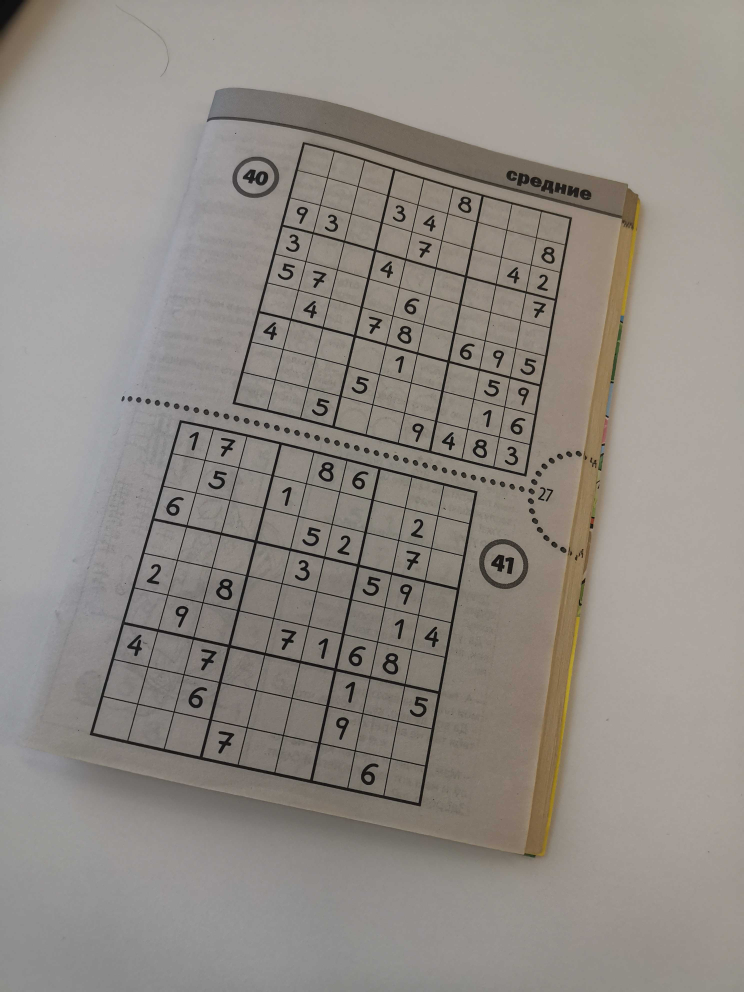
#> input picture train_2.jpg, 2976 x 3968 px (shown at 1/4 size)
$ jupyter execute --allow-errors sudoku.ipynb
#> lines starting #> are read from the running program, lines starting #| are printed output that depends on the picture; after the words box and inside, x2 and y2 are one past the last pixel; in counts of white or black regions, pixels touching at a corner belong together
[cell 1]
import joblib

import numpy as np
from numpy import logical_and as land
from numpy import logical_not as lnot
from skimage.feature import canny
from skimage.transform import rescale, ProjectiveTransform, warp
from skimage.morphology import dilation, disk
import cv2
from scipy.signal import convolve2d
from scipy import stats
from skimage.measure import label
from skimage.transform import rotate
from imutils import contours
import sklearn
from sklearn.neighbors import KNeighborsClassifier
import pickle

[cell 2]
import matplotlib.pyplot as plt

def show(image):
    plt.figure(figsize=(10, 10))
    plt.imshow(image, cmap='gray')
    plt.axis('off')

[cell 3]
pkl_filename = "pickle_model.pkl"
#> (the rest of this cell did not finish here and is left out)

[cell 4]
# [8 lines left out: function get_gaussian_kernel, not called in this run]

[cell 5]
# [42 lines left out: functions harris_theta, get_corners_indices, not called in this run]

[cell 6]
def contour_filter(contours, hierarchy, minArea):
    cnts1 = []
    for i in range(len(contours)):
        if hierarchy[0][i][3] == -1 and cv2.contourArea(contours[i]) > minArea:
            cnts1.append(contours[i])
    return cnts1

# Detect contours
def detect_contours(img, minArea):
    contours, hierarchy = cv2.findContours(img,
                                            cv2.RETR_EXTERNAL,
                                            cv2.CHAIN_APPROX_SIMPLE)

    cnts = contour_filter(contours, hierarchy, minArea)

    #draw contours
    cv2.drawContours(img, cnts, -1, (255,0,0), 3)
    cv2.imwrite('cnts.png', img)
    return cnts, hierarchy, img

[cell 7]
def img_proccess(img):

    img = cv2.cvtColor(img, cv2.COLOR_BGR2GRAY)

    kernel = np.ones((9,9),np.uint8)
    # Otsu's thresholding after Gaussian filtering
    blur = cv2.GaussianBlur(img,(3,3),0)
    th = cv2.adaptiveThreshold(blur, 255, cv2.ADAPTIVE_THRESH_GAUSSIAN_C, cv2.THRESH_BINARY, 11, 5)
    ret,th = cv2.threshold(th,0,255,cv2.THRESH_BINARY+cv2.THRESH_OTSU)
    img_inv = 255 - th.astype(np.uint8)
    img_th = cv2.morphologyEx(img_inv, cv2.MORPH_CLOSE, kernel, borderType=cv2.BORDER_CONSTANT)
    return img_th


def get_mask(img, img_th):
    kernel = np.ones((5,5),np.uint8)
    cnts = detect_contours(img_th, 35000)[0]
    cordinates = []
    for cnt in cnts:
        x,y,w,h = cv2.boundingRect(cnt)
        cordinates.append((x,y,w,h))
        #bounding the images


        cv2.rectangle(img,(x,y),(x+w,y+h),(0,0,255),4)

    # initialize a contour that corresponds to the puzzle outline
    puzzleCnt = []
    # loop over the contours
    for c in cnts:
        # approximate the contour
        peri = cv2.arcLength(c, True)
        approx = cv2.approxPolyDP(c, 0.02 * peri, True)
        # if our approximated contour has four points, then we can
        # assume we have found the outline of the puzzle
        if len(approx) == 4:
            puzzleCnt.append(approx)


    mask = np.zeros((img_th.shape[0], img_th.shape[1]))
    mask = cv2.fillPoly(mask, puzzleCnt, 255)

    show(mask/255)
    return mask/255

img = cv2.imread('train_2.jpg')
#> img is the input picture: shape (3968, 2976, 3); mean B, G, R 133, 139, 144.5
img_th = img_proccess(img)
#> in img_proccess, `th = cv2.adaptiveThreshold(blur, 255, cv2.ADAPTIVE_THRESH_GAUSSIAN_C, ..`:
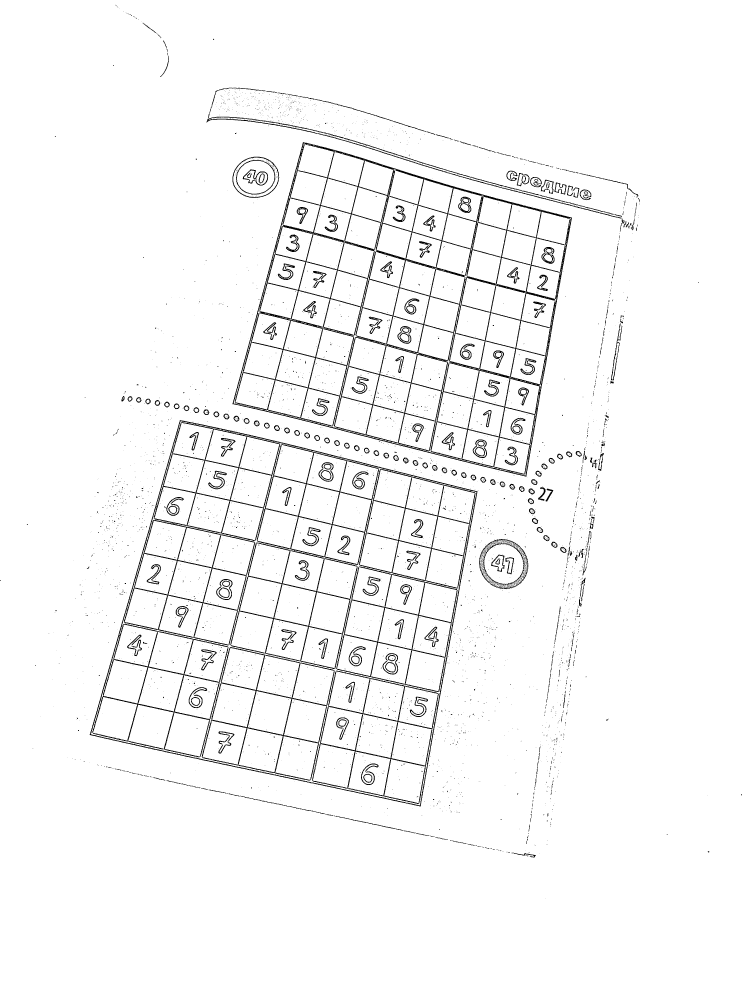
#> th: shape (3968, 2976) (shown at 1/4 size); 96.8% white; 4940 black regions (4571 under 20 px), largest, box (x1, y1, x2, y2) and area: (930, 569, 2288, 1907) 107952, (358, 1681, 1910, 3226) 101392, (807, 2588, 1338, 3122) 12978
#> in img_proccess, `ret,th = cv2.threshold(th,0,255,cv2.THRESH_BINARY+cv2.THRESH_OTSU)`: ret = 0
get_mask(img, img_th)
#> in detect_contours, `contours, hierarchy = cv2.findContours(img, cv2.RETR_EXTERNAL, cv2.CHA..`: contours = 1438 contours, 1267 with area under 20; largest, box (x1, y1, x2, y2) and area: (358, 1681, 1910, 3226) 1671642, (930, 569, 2288, 1907) 1234216, (1917, 2152, 2114, 2362) 30454, (930, 627, 1117, 797) 23886, (826, 351, 2548, 936) 22114
#> after the loop in contour_filter, `for i in range(len(contours)):`: cnts1 = 2 contours; box (x1, y1, x2, y2) and area: (358, 1681, 1910, 3226) 1671642, (930, 569, 2288, 1907) 1234216
#> in detect_contours, `cnts = contour_filter(contours, hierarchy, minArea)`: cnts has the same summary as cnts1 in contour_filter
#> in get_mask, `cnts = detect_contours(img_th, 35000)[0]`: cnts has the same summary as cnts1 in contour_filter
#> the loop in get_mask, `for cnt in cnts:` made 2 passes
#> (x, y, w, h) on passes 1 to 2: (358, 1681, 1552, 1545), (930, 569, 1358, 1338)
#> after the loop in get_mask, `for cnt in cnts:`: cordinates = [(358, 1681, 1552, 1545), (930, 569, 1358, 1338)]
#> the loop in get_mask, `for c in cnts:` made 2 passes
#> (peri, approx) on passes 1 to 2: (5922.6, [[719, 1681], [358, 2938], [1681, 3225], [1909, 1964]]), (4955.6, [[1212, 569], [930, 1616], [2105, 1906], [2287, 870]])
#> after the loop in get_mask, `for c in cnts:`: puzzleCnt = 2 contours; box (x1, y1, x2, y2) and area: (358, 1681, 1910, 3226) 1665866, (930, 569, 2288, 1907) 1240244

[cell 8]
def normalized (img):

    cnts = detect_contours(img, 35000)[0]
#> call 2 of detect_contours, with minArea = 35000
#> in detect_contours (call 2), `contours, hierarchy = cv2.findContours(img, cv2.RETR_EXTERNAL, cv2.CHA..`: contours = 1438 contours, 1267 with area under 20; largest, box (x1, y1, x2, y2) and area: (356, 1679, 1912, 3228) 1682535, (928, 567, 2290, 1909) 1243272, (1917, 2152, 2114, 2362) 30454, (930, 627, 1117, 797) 23886, (826, 351, 2548, 936) 22114
#> after the loop in contour_filter (call 2), `for i in range(len(contours)):`: cnts1 = 2 contours; box (x1, y1, x2, y2) and area: (356, 1679, 1912, 3228) 1682535, (928, 567, 2290, 1909) 1243272
#> in detect_contours (call 2), `cnts = contour_filter(contours, hierarchy, minArea)`: cnts has the same summary as cnts1 in contour_filter
#> in detect_contours (call 2), `cv2.drawContours(img, cnts, -1, (255,0,0), 3)`:
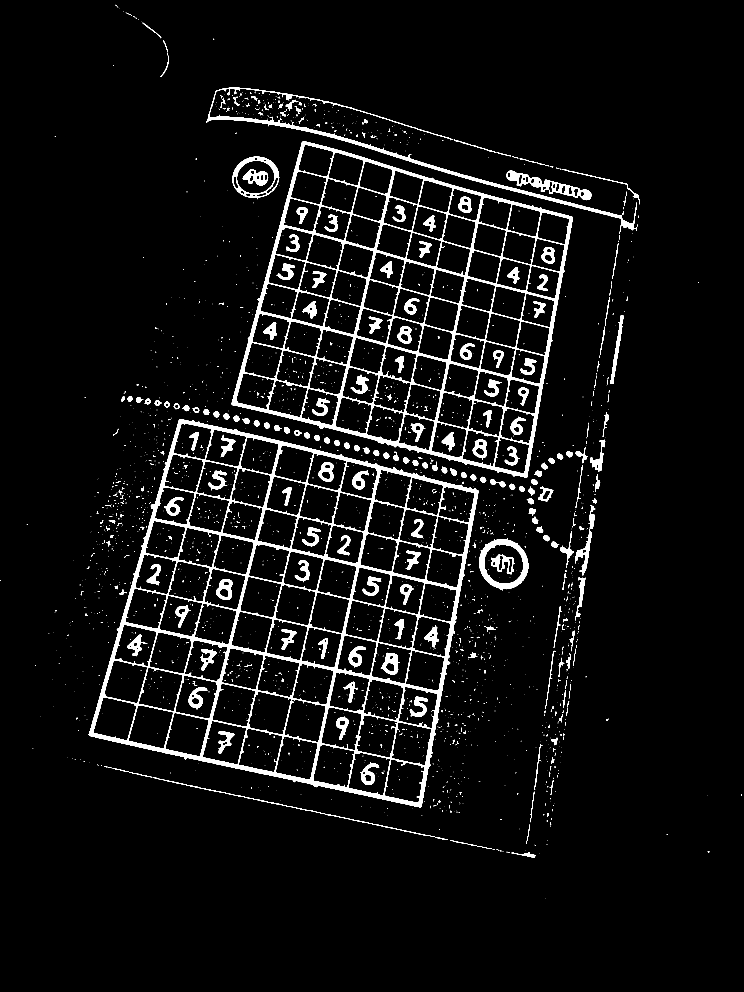
#> img: shape (3968, 2976) (shown at 1/4 size); 5% white; 2375 white regions (1992 under 20 px)
    areas = []
    index = []
    i = 0
    for cnt in cnts:
        areas.append(cv2.contourArea(cnt))
        index.append(i)
        i+=1
    area_dict = dict(zip(index, areas))
    areas = np.sort(areas)
    def get_key(d, value):
        for k, v in d.items():
            if v == value:
                return k
    rect = cv2.minAreaRect(cnts[get_key(area_dict, areas[-1])])
    box = cv2.boxPoints(rect)
    box = np.int0(box)
    perimeter = cv2.arcLength(cnts[get_key(area_dict, areas[-1])], True)
    epsilon = 0.01 * perimeter
    approx = cv2.approxPolyDP(cnts[get_key(area_dict, areas[-1])],epsilon,True)
    if approx.shape[0] == 4:
        box = approx.reshape(4,-1)
    rect = np.zeros((4, 2), dtype = "float32")
    s = box.sum(axis = 1)
    rect[0] = box[np.argmin(s)]
    rect[2] = box[np.argmax(s)]
    diff = np.diff(box, axis = 1)
    rect[1] = box[np.argmin(diff)]
    rect[3] = box[np.argmax(diff)]
    (tl, tr, br, bl) = rect
    widthA = np.sqrt(((br[0] - bl[0]) ** 2) + ((br[1] - bl[1]) ** 2))
    widthB = np.sqrt(((tr[0] - tl[0]) ** 2) + ((tr[1] - tl[1]) ** 2))
    maxWidth = max(int(widthA), int(widthB))
    heightA = np.sqrt(((tr[0] - br[0]) ** 2) + ((tr[1] - br[1]) ** 2))
    heightB = np.sqrt(((tl[0] - bl[0]) ** 2) + ((tl[1] - bl[1]) ** 2))
    maxHeight = max(int(heightA), int(heightB))
    dst = np.array([[0, 0],[maxWidth - 1, 0],[maxWidth - 1, maxHeight - 1],[0, maxHeight - 1]], dtype = "float32")
    M = cv2.getPerspectiveTransform(rect, dst)
    warped = cv2.warpPerspective(img, M, (maxWidth, maxHeight))
    return warped

[cell 9]
show(normalized(img_th))
#> in normalized, `cnts = detect_contours(img, 35000)[0]`: cnts has the same summary as cnts1 in contour_filter
#> the loop in normalized, `for cnt in cnts:` made 2 passes
#> i on passes 1 to 2: 1, 2
#> after the loop in normalized, `for cnt in cnts:`: areas = [1682535, 1243272.5]; i = 2; index = [0, 1]
#> in normalized, `area_dict = dict(zip(index, areas))`: area_dict = {0: 1682535, 1: 1243272.5}
#> in normalized, `areas = np.sort(areas)`: areas = [1243272.5, 1682535]
#> the loop in get_key, `for k, v in d.items():` made 1 pass
#> v on pass 1: 1682535
#> in normalized, `rect = cv2.minAreaRect(cnts[get_key(area_dict, areas[-1])])`: rect = ((1169.8, 2455.2), (1327.3, 1358.1), -76.54)
#> in normalized, `box = cv2.boxPoints(rect)`: box = [[1675.7, 3258.7], [354.9, 2942.6], [663.8, 1651.7], [1984.7, 1967.8]]
#> in normalized, `box = np.int0(box)`: box = [[1675, 3258], [354, 2942], [663, 1651], [1984, 1967]]
#> in normalized, `perimeter = cv2.arcLength(cnts[get_key(area_dict, areas[-1])], True)`: perimeter = 5851.3
#> in normalized, `epsilon = 0.01 * perimeter`: epsilon = 58.51
#> in normalized, `approx = cv2.approxPolyDP(cnts[get_key(area_dict, areas[-1])],epsilon,..`: approx = [[719, 1679], [356, 2938], [1681, 3227], [1911, 1964]]
#> in normalized, `box = approx.reshape(4,-1)`: box has the same summary as approx
#> in normalized, `s = box.sum(axis = 1)`: s = [2398, 3294, 4908, 3875]
#> in normalized, `diff = np.diff(box, axis = 1)`: diff = [960, 2582, 1546, 53]
#> in normalized, `M = cv2.getPerspectiveTransform(rect, dst)`: M = [[1.16, 0.335, -1399.3], [-0.287, 1.2, -1809.4], [-3.76e-05, 8.43e-05, 1]]

[cell 10]
def find_cells(img):
    """
    Find the cells of a sudoku grid
    """
    img_area = img.shape[0] * img.shape[1]

    contours, _ = cv2.findContours(img, cv2.RETR_TREE, cv2.CHAIN_APPROX_SIMPLE)

    # Array containing the cropped cell image and its position in the grid
    cells = []
    for c in contours:
        area = cv2.contourArea(c)

        # Approximate the contour in order to determine whether the contour is a quadrilateral
        peri = cv2.arcLength(c, True)
        approx = cv2.approxPolyDP(c, 0.017 * peri, True)

        # We are looking for a contour of a specific area in relation to the grid size
        # and that is roughly quadrilateral
        # We filter for areas that are too small or too large in relation to the whole image
        if area / img_area > 0.0001 and area / img_area < 0.02 and len(approx) == 4:
            # Using masking, we crop the cell into its own 28 by 28 pixel image
            mask = np.zeros_like(img)
            cv2.drawContours(mask, [c], -1, 255, -1)

            (y, x) = np.where(mask == 255)

            (top_y, top_x) = (np.min(y), np.min(x))
            (bottom_y, bottom_x) = (np.max(y), np.max(x))
            cell = img[top_y : bottom_y + 1, top_x : bottom_x + 1]

            cell = cell.copy()
            cell = cv2.resize(cell, (28, 28))

            # We also find the centroid of the cell in relation
            # to the grid
            M = cv2.moments(c)
            cX = int(M["m10"] / M["m00"])
            cY = int(M["m01"] / M["m00"])

            cells.append(({"img": cell, "pos": (cX, cY)}))

    return cells

cells = find_cells(normalized(img_th))
#> call 3 of detect_contours, with minArea = 35000
#> in detect_contours (call 3), `contours, hierarchy = cv2.findContours(img, cv2.RETR_EXTERNAL, cv2.CHA..`: contours = 1436 contours, 1265 with area under 20; largest, box (x1, y1, x2, y2) and area: (354, 1677, 1914, 3230) 1693164, (926, 565, 2292, 1911) 1252192, (1917, 2152, 2114, 2362) 30454, (930, 627, 1117, 797) 23886, (826, 351, 2548, 936) 22114
#> after the loop in contour_filter (call 3), `for i in range(len(contours)):`: cnts1 = 2 contours; box (x1, y1, x2, y2) and area: (354, 1677, 1914, 3230) 1693164, (926, 565, 2292, 1911) 1252192
#> in detect_contours (call 3), `cnts = contour_filter(contours, hierarchy, minArea)`: cnts has the same summary as cnts1 in contour_filter
#> in detect_contours (call 3), `cv2.drawContours(img, cnts, -1, (255,0,0), 3)`:
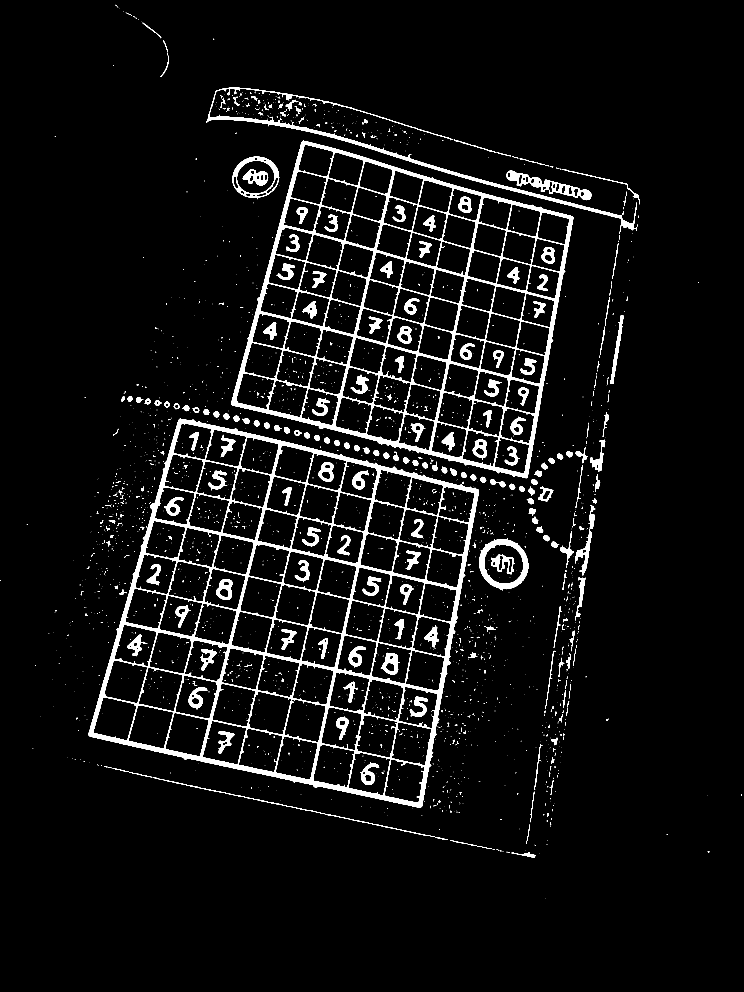
#> img: shape (3968, 2976) (shown at 1/4 size); 5.1% white; 2374 white regions (1991 under 20 px)
#> in normalized (call 2), `cnts = detect_contours(img, 35000)[0]`: cnts has the same summary as cnts1 in contour_filter
#> the loop in normalized (call 2), `for cnt in cnts:` made 2 passes
#> after the loop in normalized (call 2), `for cnt in cnts:`: areas = [1693164.5, 1252192]; i = 2
#> in normalized (call 2), `area_dict = dict(zip(index, areas))`: area_dict = {0: 1693164.5, 1: 1252192}
#> in normalized (call 2), `areas = np.sort(areas)`: areas = [1252192, 1693164.5]
#> the loop in get_key (call 2), `for k, v in d.items():` made 1 pass
#> v on pass 1: 1693164.5
#> in normalized (call 2), `rect = cv2.minAreaRect(cnts[get_key(area_dict, areas[-1])])`: rect = ((1169.8, 2455.2), (1331.2, 1362), -76.54)
#> in normalized (call 2), `box = cv2.boxPoints(rect)`: box = [[1677.2, 3261], [352.6, 2944], [662.4, 1649.4], [1987, 1966.4]]
#> in normalized (call 2), `box = np.int0(box)`: box = [[1677, 3261], [352, 2944], [662, 1649], [1987, 1966]]
#> in normalized (call 2), `perimeter = cv2.arcLength(cnts[get_key(area_dict, areas[-1])], True)`: perimeter = 5799.3
#> in normalized (call 2), `epsilon = 0.01 * perimeter`: epsilon = 57.99
#> in normalized (call 2), `approx = cv2.approxPolyDP(cnts[get_key(area_dict, areas[-1])],epsilon,..`: approx = [[719, 1677], [354, 2938], [1681, 3229], [1912, 1960]]
#> in normalized (call 2), `box = approx.reshape(4,-1)`: box has the same summary as approx
#> in normalized (call 2), `s = box.sum(axis = 1)`: s = [2396, 3292, 4910, 3872]
#> in normalized (call 2), `diff = np.diff(box, axis = 1)`: diff = [958, 2584, 1548, 48]
#> in normalized (call 2), `M = cv2.getPerspectiveTransform(rect, dst)`: M = [[1.17, 0.339, -1412.1], [-0.286, 1.21, -1819], [-3.54e-05, 8.64e-05, 1]]
#> in normalized (call 2), `warped = cv2.warpPerspective(img, M, (maxWidth, maxHeight))`:
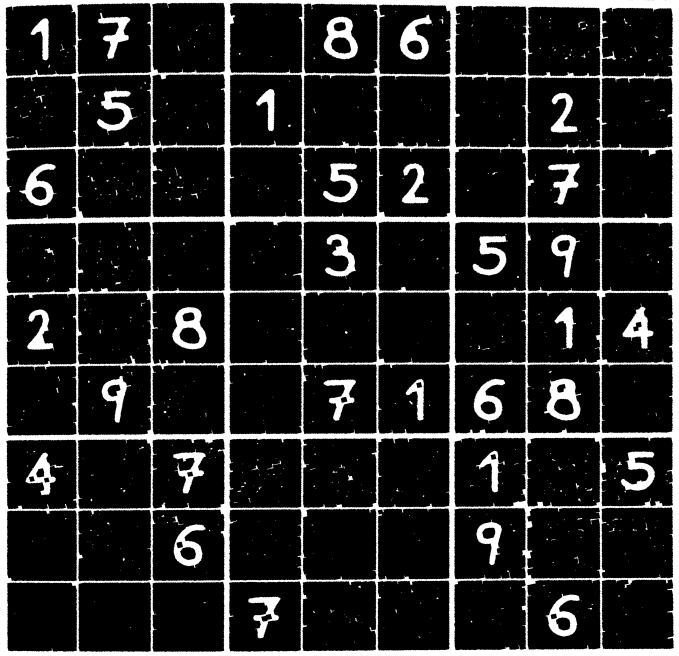
#> warped: shape (1312, 1358) (shown at 1/2 size); min 0, max 255, mean 37.9
#> in find_cells, `img_area = img.shape[0] * img.shape[1]`: img_area = 1781696
#> in find_cells, `contours, _ = cv2.findContours(img, cv2.RETR_TREE, cv2.CHAIN_APPROX_SI..`: contours = 755 contours, 578 with area under 20; largest, box (x1, y1, x2, y2) and area: (0, 0, 1358, 1312) 1779027, (155, 149, 303, 294) 20315, (606, 584, 754, 727) 20284, (607, 149, 755, 293) 20265, (605, 1017, 753, 1161) 20254
#> the loop in find_cells, `for c in contours:` made 755 passes
#> (area, peri, approx, top_y, top_x, bottom_y, bottom_x, cX) on passes 2, 5, 7, 9: (19748, 624.1, [[157, 1168], [298, 1165], [301, 1301], [160, 1302]], 1164, 156, 1303, 302, 229), (18791.5, 629.8, [[14, 1167], [150, 1170], [153, 1300], [17, 1301]], 1164, 14, 1303, 154, 83), (19606, 660.6, [[445, 1163], [448, 1299], [308, 1303], [305, 1167]], 1163, 304, 1303, 448, 376), (19713, 640.2, [[599, 1163], [599, 1301], [459, 1300], [459, 1165]], 1162, 457, 1303, 602, 529)
#> after the loop in find_cells, `for c in contours:`:
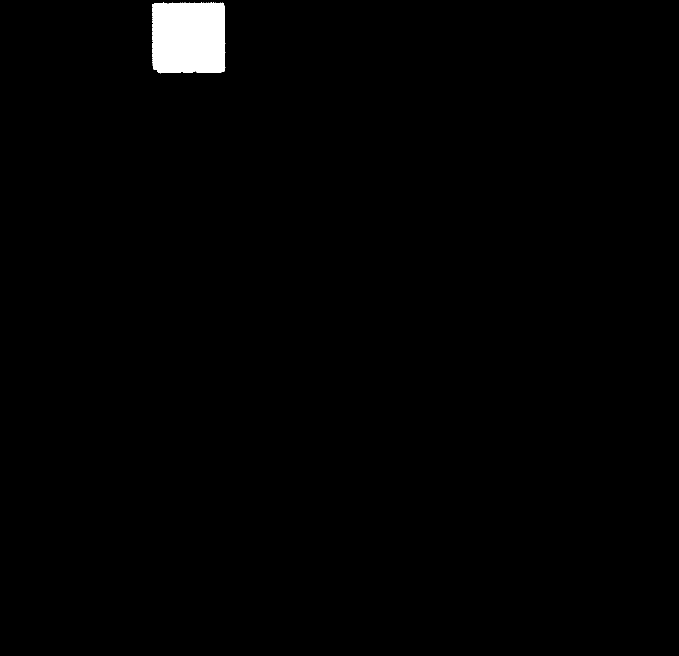
#> mask: shape (1312, 1358) (shown at 1/2 size); 1.1% white; 1 white region, box (x1, y1, x2, y2) and area: (304, 5, 451, 147) 20055
#> after the loop in find_cells, `for c in contours:`: cells = 70 items
#> cells = 70 items
#> the loop in find_cell_values, `for cell in cells:` made 1 pass
#> after the loop in find_cell_values, `for cell in cells:`: cells_with_value = []
#> the loop in get_sudoku_grid, `for cell in cells:` made 1 pass
#> after the loop in get_sudoku_grid, `for cell in cells:`: i = 0

cells

[cell 11]
def find_cell_values(cells):
    """
    Using a k-nearest neighbours classifier trained on sudoku cells,
    determine the value of each cell in the provided cell array.
    """
    cells_with_value = []
    for cell in cells:
        y_pred = pickle_model.predict([cell["img"].flatten()])[0]
        cells_with_value.append({"pos": cell["pos"], "value": y_pred})

    return cells_with_value

#> (the rest of this cell did not finish here and is left out)

[cell 12]
def get_sudoku_grid(cells):
    """
    Given a list of cells and they position, return a 2D array representing
    a sudoku grid, where each element of this 2D array contains of the value of the grid
    at that position.
    """
    cells.sort(key=lambda cell: cell["pos"][0])

    cells_X = []
    i = 0
    for cell in cells:
        cells_X.append(
            {"pos": cell["pos"], "value": cell["value"], "columnIndex": int(i / 9)}
        )
        i += 1

    cells_X.sort(key=lambda cell: cell["pos"][1])

    cells_in_grid = []
    i = 0
    for cell in cells_X:
        cells_in_grid.append(
            {
                "pos_in_grid": (cell["columnIndex"], int(i / 9)),
                "value": cell["value"],
                "pos": cell["pos"],
            }
        )
        i += 1

    grid = np.zeros((9, 9))
    grid_meta = np.zeros((9, 9, 3))
    for cell in cells_in_grid:
        grid[cell["pos_in_grid"][1], cell["pos_in_grid"][0]] = cell["value"]
        # We keep some info about the grid: centroid of each cell, and whether it is blank
        grid_meta[cell["pos_in_grid"][1], cell["pos_in_grid"][0]] = [
            cell["pos"][0],
            cell["pos"][1],
            cell["value"] == 0,
        ]

    return grid, grid_meta
